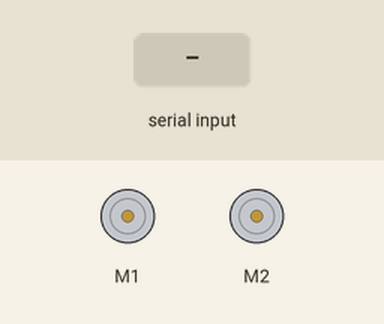
Simulated run of this program. Board: Raspberry Pi Pico running CircuitPython. Parts: 2 × DC motor (green arrow = forward, orange = backward, longer = faster). The test bench sets the inputs (shaded band).

Above: at 1.2 s.
1.3 s: "f" received over the second serial link
At 2.4 s:
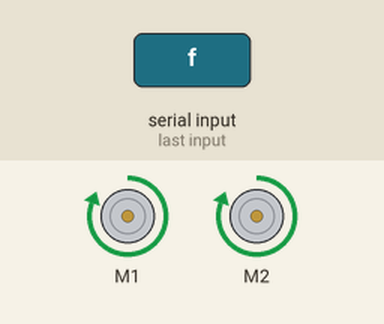
2.8 s: "b" received over the second serial link
At 3.5 s:
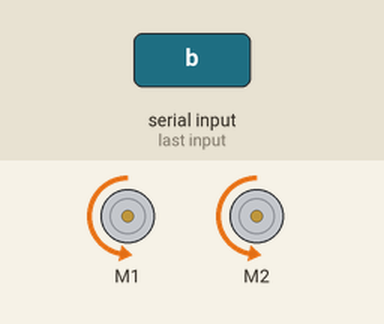
4.3 s: "l" received over the second serial link
At 4.6 s:
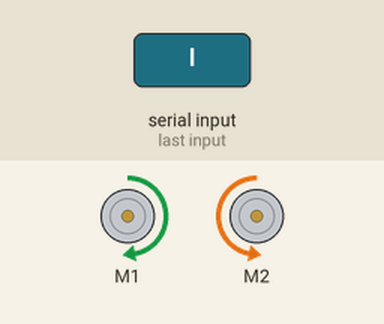
5.8 s: "r" received over the second serial link
At 7.0 s:
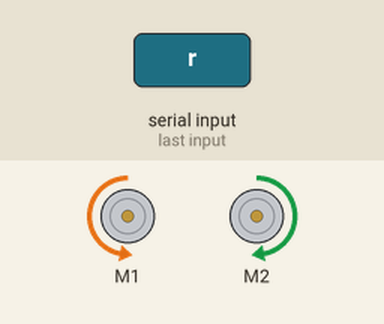
7.3 s: "s" received over the second serial link
At 8.2 s:
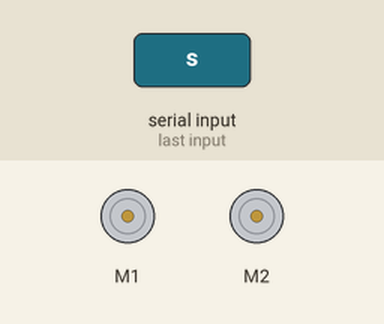
Timing chart, 0 to 9.8 s (numbered marks = the images above; inputs shaded):
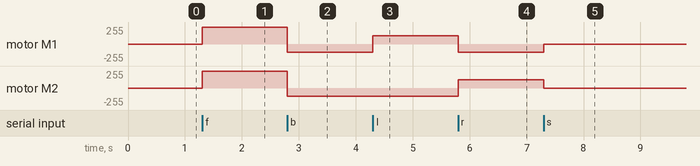

Measured:
- after the input at 1.3 s, motor M1, motor M2: stopped → forward 255/255 at once
- after the input at 2.8 s, motor M1, motor M2: forward 255/255 → backward 127/255 at once
- after the input at 4.3 s, motor M1: backward 127/255 → forward 127/255 at once
- after the input at 5.8 s, motor M1: forward 127/255 → backward 127/255 at once; motor M2: backward 127/255 → forward 127/255 at once
- after the input at 7.3 s, motor M1: backward 127/255 → stopped at once; motor M2: forward 127/255 → stopped at once

The program:

code.py
```python
import board
import busio
import pwmio
from microcontroller import Pin
from adafruit_motor import motor

def readUartBytes(uart):
    data = uart.read(1)
    if data is not None:
        data_string = ''.join([chr(b) for b in data])
    else:
        data_string = ''
    return (data_string)

def stopMotors(leftMotor, rightMotor):
    leftMotor.throttle = 0
    rightMotor.throttle = 0

def turnLeft(leftMotor, rightMotor):
    leftMotor.throttle = -.5
    rightMotor.throttle = .5

def turnRight(leftMotor, rightMotor):
    leftMotor.throttle = .5
    rightMotor.throttle = -.5

def moveForward(leftMotor, rightMotor):
    leftMotor.throttle = 1
    rightMotor.throttle = 1

def moveBackward(leftMotor, rightMotor):
    leftMotor.throttle = -.5
    rightMotor.throttle = -.5

# Initialize UART
uart = busio.UART(board.GP0, board.GP1, baudrate=9600)

# Initialize DC motors
m1a = pwmio.PWMOut(board.GP8, frequency=50)
m1b = pwmio.PWMOut(board.GP9, frequency=50)
motor1 = motor.DCMotor(m1a, m1b)
m2a = pwmio.PWMOut(board.GP10, frequency=50)
m2b = pwmio.PWMOut(board.GP11, frequency=50)
motor2 = motor.DCMotor(m2a, m2b)

dir = 's'
while True:
    newDir = str(readUartBytes(uart)).lower()
    if newDir is not None:
        dir = newDir
    if dir == 'f':
        moveForward(motor1, motor2)
    elif dir == 'b':
        moveBackward(motor1, motor2)
    elif dir == 'l':
        turnLeft(motor2, motor1)
    elif dir == 'r':
        turnRight(motor2, motor1)
    elif dir == 's':
        stopMotors(motor1, motor2)
```
